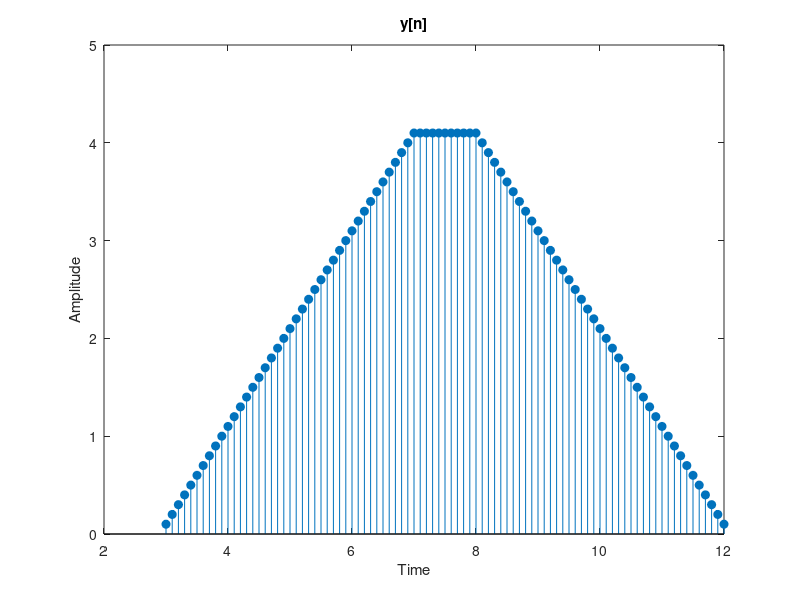

Source code (MATLAB):
tx=[1:0.1:5];
th=[2:0.1:7];
x=ones(1,length(tx));
h=ones(1,length(th));
ty=[3:0.1:12];
Ts=0.1;
y=conv(x,h)*Ts;
ny=[3:0.1:12];
stem(ny,y,'filled');
xlabel('Time');
ylabel('Amplitude');
title('y[n]');
